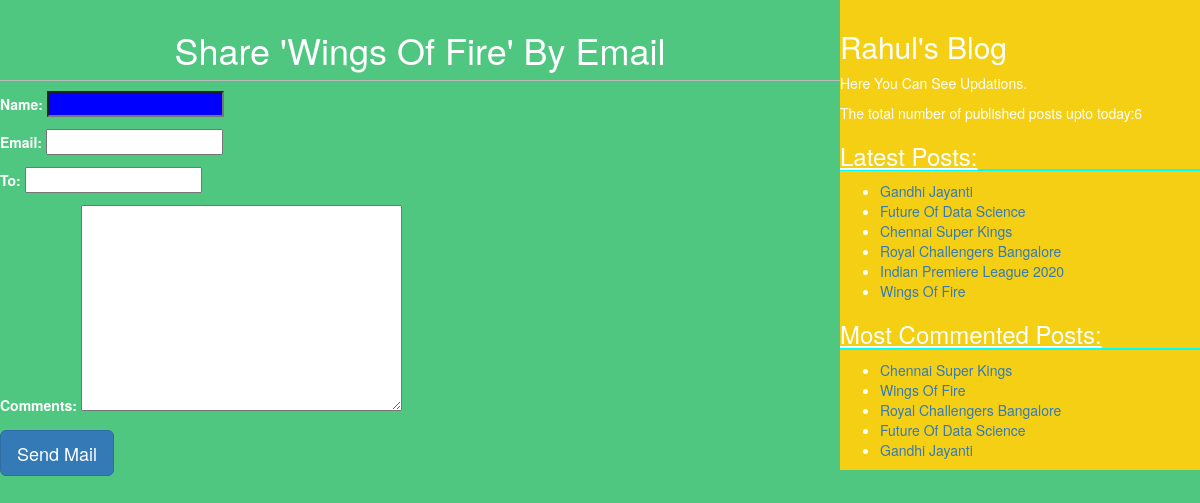
/1/, run on the app's committed database.
### Blog/models.py (models this page shows, shortened)
class Post(models.Model):
    STATUS_CHOICES=(('draft','Draft'),('published','Published'))
    title=models.CharField(max_length=256)
    slug = models.SlugField(max_length = 264, null = True, blank = True,)
    author=models.ForeignKey(User,related_name='blog_posts',on_delete=models.CASCADE)
    body=models.TextField()
    publish=models.DateTimeField(default=timezone.now)
    created=models.DateTimeField(auto_now_add=True)
    updated=models.DateTimeField(auto_now=True)
    status=models.CharField(max_length=10,choices=STATUS_CHOICES,default='draft')
    objects = models.Manager() # The default manager. ============== New line
    published = PublishedManager() # The custom manager. =========== New line
    tags=TaggableManager()
    class Meta:
        ordering=['-publish',]
    def get_absolute_url(self):
        args=[
           self.publish.year,
           self.publish.month,
           self.publish.day,
           self.slug,
           ]
        return reverse('blog:post_detail', args=args)

### Blog/views.py (the view)
# urls.py: path('<int:id>/',views.mail_send_view),
def mail_send_view(request,id):
    post=get_object_or_404(Post,id=id,status='published')
    sent= False
    if request.method=='POST':
        form=EmailSendForm(request.POST)
        if form.is_valid():
            cd=form.cleaned_data
            post_url=post.get_absolute_url
            send_mail=("send","message","pythonlanguage323@gmail.com",[cd['to']])
            sent= True
    else:
        form=EmailSendForm()
    return render(request,'blog/sharebymail.html',{'form':form,'post':post,'sent':sent})

### Blog/forms.py
class EmailSendForm(forms.Form):
    name=forms.CharField()
    email=forms.EmailField()
    to=forms.EmailField()
    comments=forms.CharField(required=False,widget=forms.Textarea)

### Blog/templatetags/blog_tags.py (called while the page is built)
@register.simple_tag(name="my_tag")
def total_posts():
    return Post.objects.count()

@register.inclusion_tag("blog/latest_posts123.html")
def show_latest_posts(count=5):
    latest_posts=Post.objects.order_by("-publish")[:count]
    return{'latest_posts':latest_posts}

@register.simple_tag
def get_most_commented_posts(count=5):
    return Post.objects.annotate(total_comments=Count('comments')).order_by('-total_comments')[:count]

### template/Blog/sharebymail.html (shortened to what this page needs)
{%extends 'blog/base.html'%}
     {%block content%}
     {% if sent %}
     <h1>Email Sent Successfully!!!</h1>
     <h2>Post with the title: {{post.title}} information shared by email</h2>
     {% else %}
       <h1>Share '{{post.title}}' By Email</h1>
       <form method="POST">
         {{form.as_p}}
         <input  type='submit' class='btn btn-primary btn-lg' value="Send Mail">
         </form>
    {%endif%}
    {%endblock%}

### template/Blog/base.html (shortened to what this page needs)
{% load staticfiles %}
{%load blog_tags%}
<!DOCTYPE html>
<html>
<head>
 <link rel="stylesheet" href="https://maxcdn.bootstrapcdn.com/bootstrap/3.3.7/css/bootstrap.min.css"
>
 <link href="{% static 'css/blog4.css' %}" rel="stylesheet">
</head>
<body>
 <div id="content">
   {% block content %}
   {% endblock %}
 </div>
 <div id="sidebar">
   <h2>Rahul's Blog</h2>
     <p>Here You Can See Updations.</p>
     <p>The total number of published posts upto today:<span id='pcount'>{%my_tag%}</span></p>
     <h3>Latest Posts:</h3>{% show_latest_posts 100 %}
     <h3>Most Commented Posts:</h3>
     {%get_most_commented_posts as most_commented_posts%}
     <ul>
     {%for post in most_commented_posts %}
     <li><a href="{{post.get_absolute_url}}"id="la">{{post.title}}</a></li>
     {%endfor%}
     </ul>
 </div>
</body>
</html>

### template/Blog/latest_posts123.html
<ul>
  {%for post in latest_posts %}
  <li><a href="{{post.get_absolute_url}}">{{post.title}}</a></li>
  {% endfor %}
  </ul>

### static/css/blog4.css (style rules this page uses)
#content { width:70%; float:left; margin-top: auto; padding-top: 10px; background:#50C781; height:100% }
#sidebar { width:30%; float:right; padding-top: 10px; background:#F5CF14; height: 100%; }
h1 { text-align:center; border-bottom: 1px solid #bbb; padding-bottom: 10px; }
body { color:white; background:#50C781; }
input[type="text"] { background:blue; color:white; }
h3 { text-decoration: underline; border-bottom: 2px solid cyan; }

### data on the page
Post: title "Wings Of Fire"
Post: title "Gandhi Jayanti"
Post: title "Future Of Data Science"
Post: title "Chennai Super Kings"
Post: title "Royal Challengers Bangalore"
Post: title "Indian Premiere League 2020"
